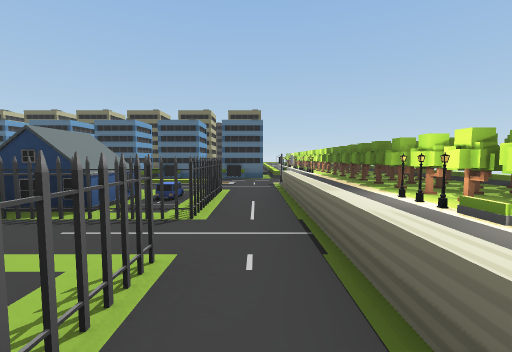
View 1 (above)

24 first-person views from a walk through a scene from a Unity 3-D project. The camera is 0.65 m above the floor, tilts 4° down and sees 90° across. The floor is counted in squares, 1 m on a side. Each view is taken from the middle of a square. On the plan, view 1 faces up. The plan holds only what a view shows up to about 9 squares ahead; the rest is blank. The place goes on beyond the plan. The player character is not drawn. Some animated figures are left out. Some surface patterns are stand-ins.

View 2
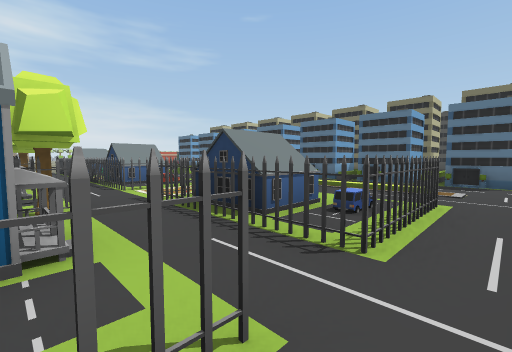

View 3
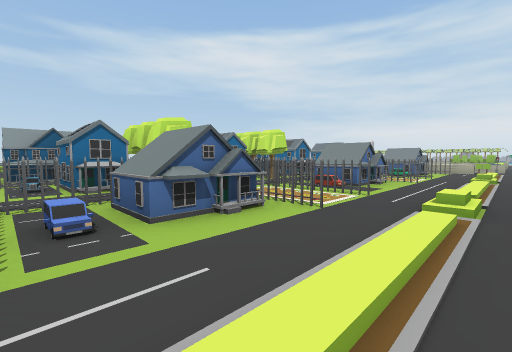

View 4
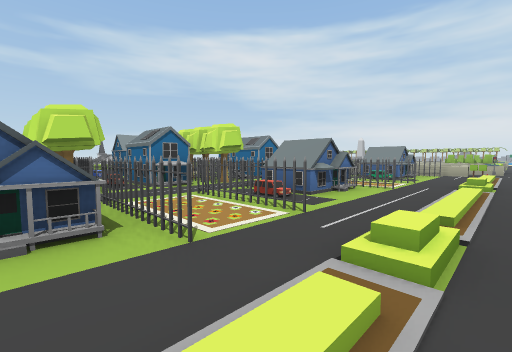

View 5
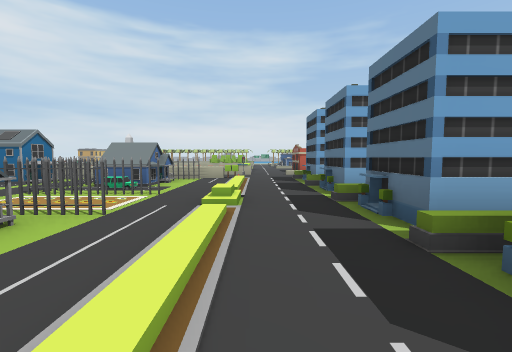

View 6
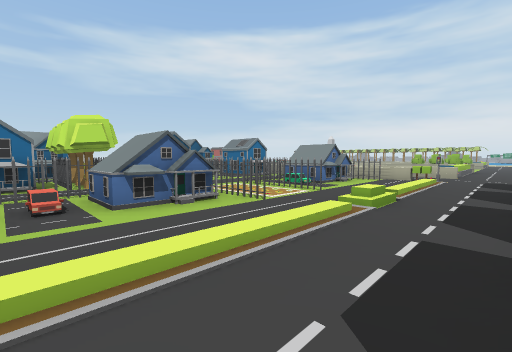

View 7
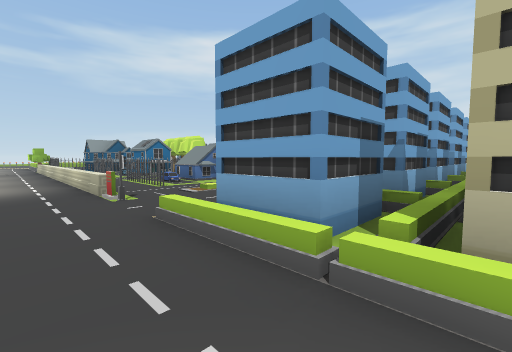

View 8
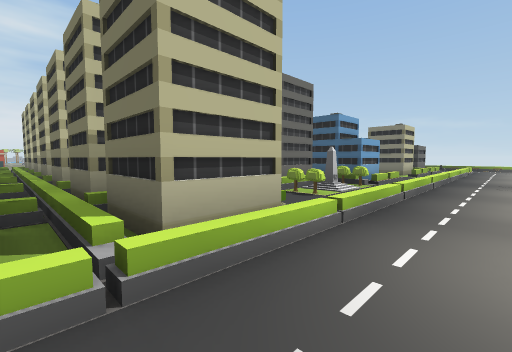

View 9
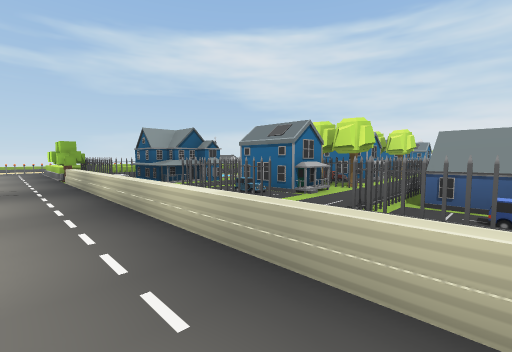

View 10
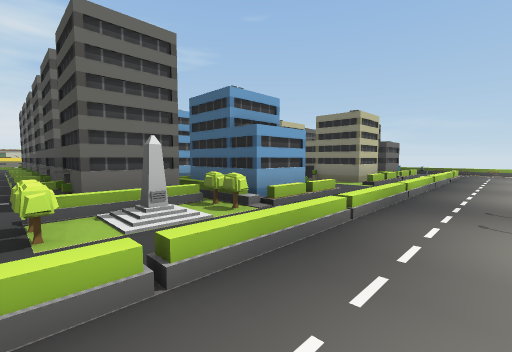

View 11
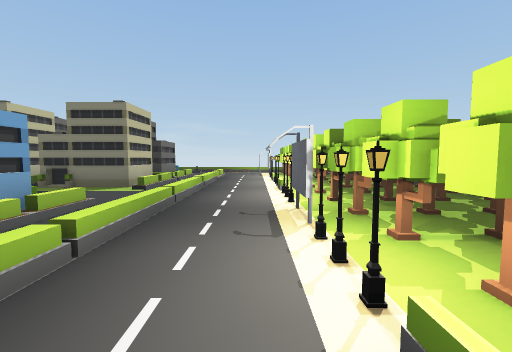

View 12
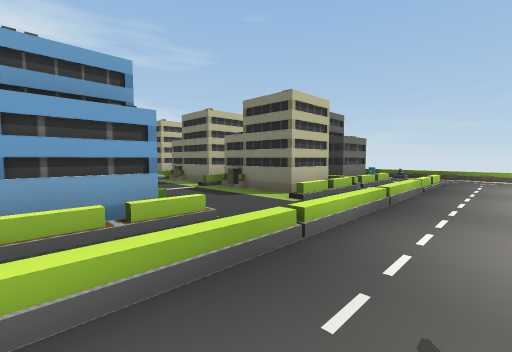

View 13
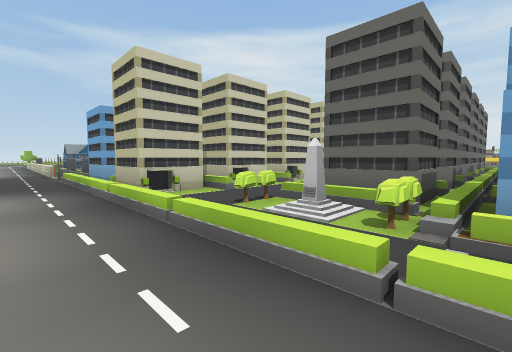

View 14
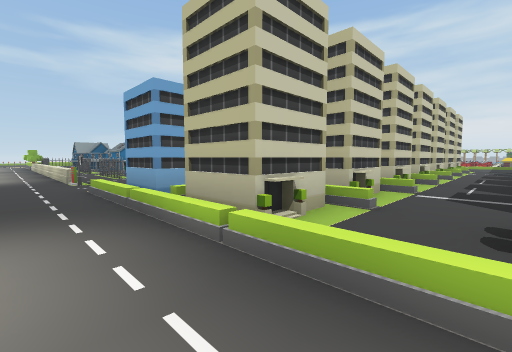

View 15
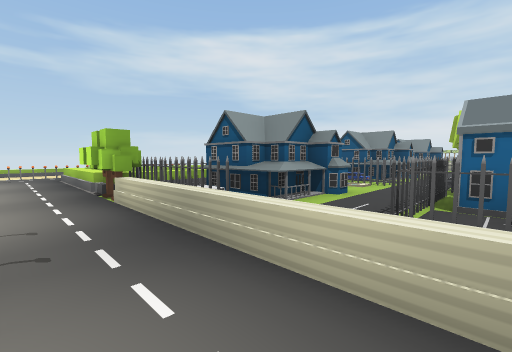

View 16
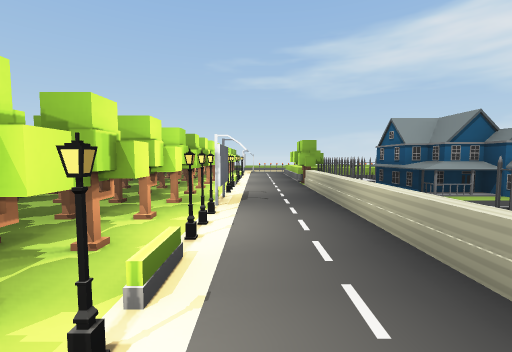

View 17
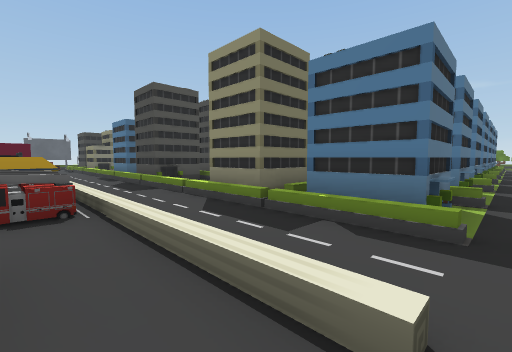

View 18
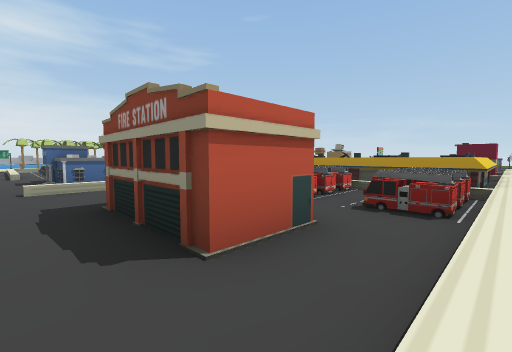

View 19
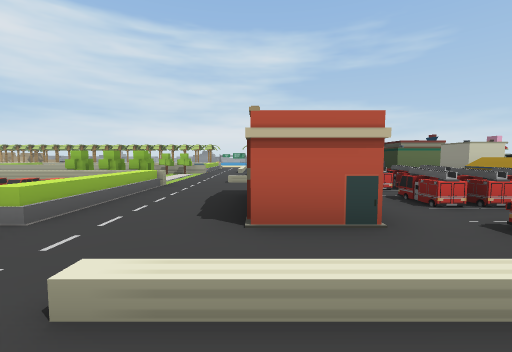

View 20
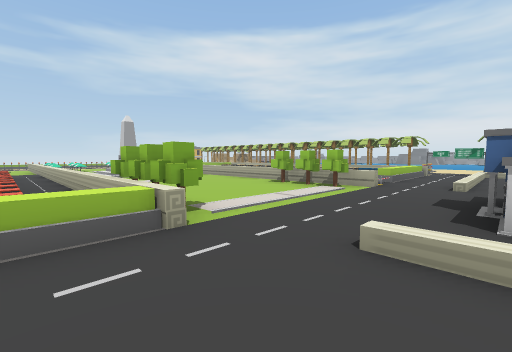

View 21
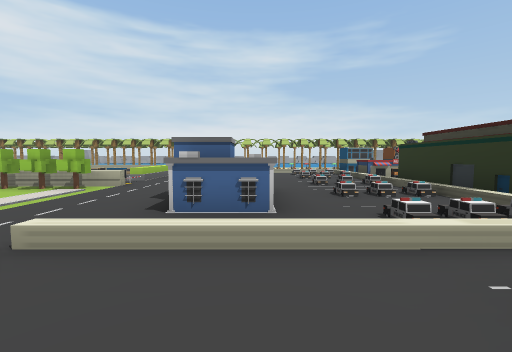

View 22
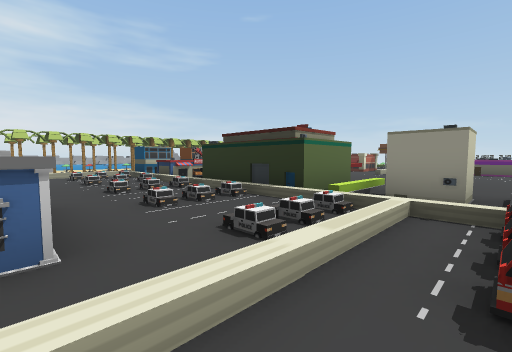

View 23
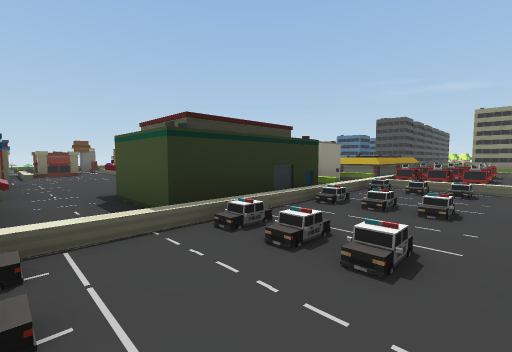

View 24
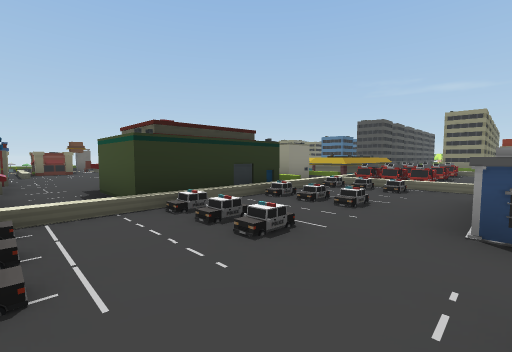

### Floor plan
Key: @ floor where view 1 was taken; # wall or solid block; x gap in a wall; . main floor; - floor 0.05 m lower than the main floor; : floor 0.25 m higher than the main floor; / step, stairs or slope; = window, fence, low wall or low ledge; ^ raised ledge; O other object.
Columns run from 29 left of view 1 to 3 right of it. Each row starts with its distance up from view 1.
 27                              OOO
 26                             ...
 25                             O.O
 24         O                   #-..O
 23   ^    OOO                  #-..O
 22  Ox#                     #  #-O.O
 21   ..                  #O#####-O.O
 20    .                    ------O.O
 19 OO..   ..   O/            ----O.O
 18 O ..   ..   O/.#           ##-OOO
 17 OO..   ..   O/.#         ###O-O.O
 16   .OOO  .   O/.### O########O-OOO
 15 OO.  O:OOOO O/OO#OOOO#O#OOOOO-O.
 14 OO.OOO  OOOOO//O   ---------O-O.
 13  O.O.OO/OOO O//     -----O----O.
 12  O.O  O/OOO O/.#O  OOOOO#O#OOOO.
 11  ....../. .../.O#  O#O########O.
 10  ...OOO/..OO./.##O O#O#O######O.
  9    .OOO/..OO./.O#OOOOOOOOOOOO#O.
  8 ......./...../..................O
  7 ...=....O....=.O..............O.O
  6 OOOO...O# OO O#O..............O.O
  5    O...O#     =O..O.O..O.O..O.=.O
  4    O... #O    = OOO.OOOOOOOOOO=.O
  3    =... =       OOO.OOOO.OOOO.=OO
  2    =.   =O      ..............=.
  1         =O     OO.OOOOOO.OOOO.=OO
  0         =       O  OOOOOOOOOO@=.O
 -1         =            OO OOOOO =.O
 -2         =            OO O.O..O=OO
 -3                      OOOO.OOOO=.O
 -4                       OO  OOOOO.O
 -5                             OOOOO
 -6                               /.O
 -7                               /.
 -8                               /.
 -9                               /.
-10                               .
-11                              ==-
-12                                -
-13                             OOOO

Positions as (right, up) in squares from view 1, and headings:
1: (0, 0), facing up
2: (0, 1), facing up-left
3: (-1, 7), facing down-left
4: (-3, 7), facing down-left
5: (-6, 7), facing left
6: (-6, 8), facing down-left
7: (2, 11), facing down-left
8: (2, 10), facing up-left
9: (2, 4), facing down-left
10: (2, 14), facing up-left
11: (2, 15), facing up
12: (2, 17), facing up-left
13: (2, 17), facing down-left
14: (2, 14), facing down-left
15: (2, 0), facing down-left
16: (2, 2), facing down
17: (-17, 8), facing up-right
18: (-16, 8), facing up-left
19: (-15, 9), facing left
20: (-20, 9), facing down-left
21: (-20, 10), facing left
22: (-21, 10), facing up-left
23: (-28, 11), facing up-right
24: (-28, 10), facing up-right
